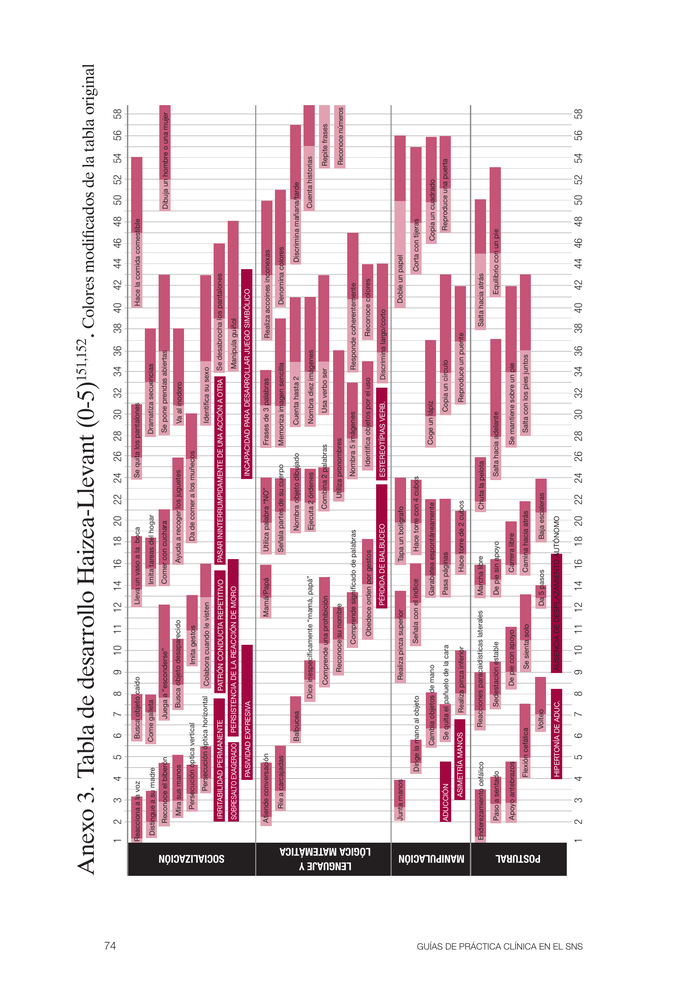
#> input picture tabla_grafica-1.png, 687 x 1000 px, shrunk from 1949 x 2835 before the run, found by its file name
$ python process_haizea_chart.py
#> lines starting #> are read from the running program, lines starting #| are printed output that depends on the picture
#!/usr/bin/env python3
"""
Script para procesar la tabla gráfica Haizea-Llevant del PDF
- Rota la imagen para orientación horizontal
- Extrae la escala de meses del eje X
- Prepara los datos para la representación web
"""

from PIL import Image, ImageDraw, ImageFont, ImageFilter
import json
import os
import sys

def rotate_and_process_table(input_path, output_path):
    """
    Procesa la tabla Haizea-Llevant: la rota y prepara para uso web
    """
    try:
        # Cargar imagen
        print(f"Cargando imagen: {input_path}")
        img = Image.open(input_path)
        print(f"Dimensiones originales: {img.size}")

        # La tabla está en formato vertical, necesitamos rotarla 90 grados para horizontal
        print("Rotando imagen 90 grados para orientación horizontal...")
        rotated_img = img.rotate(-90, expand=True)
        print(f"Nuevas dimensiones: {rotated_img.size}")

        # Guardar imagen rotada
        rotated_img.save(output_path, 'PNG', quality=95)
        print(f"Imagen rotada guardada en: {output_path}")

        # Calcular escala aproximada de meses basada en las dimensiones
        # En la tabla Haizea-Llevant, el rango típico es de 0 a 72 meses
        width, height = rotated_img.size

        # Estimamos que la escala de meses ocupa aprox. 80% del ancho de la imagen
        usable_width = width * 0.8
        margin_left = width * 0.1  # Margen izquierdo aprox.

        # Crear escala de meses (0 a 72 meses)
        max_months = 72
        month_positions = []

        for month in range(0, max_months + 1, 6):  # Cada 6 meses
            x_position = margin_left + (month / max_months) * usable_width
            month_positions.append({
                'month': month,
                'x_position': round(x_position),
                'percentage': round((x_position / width) * 100, 2)
            })

        # Configuración para la visualización web
        chart_config = {
            'image_path': 'tabla_haizea_grafica_horizontal.png',
            'original_dimensions': {
                'width': width,
                'height': height
            },
            'month_scale': {
                'range': [0, max_months],
                'positions': month_positions,
                'usable_width_percent': 80,
                'margin_left_percent': 10
            },
            'areas': {
                'socializacion': {'y_start_percent': 10, 'y_end_percent': 25},
                'lenguaje': {'y_start_percent': 25, 'y_end_percent': 40},
                'motricidad_gruesa': {'y_start_percent': 40, 'y_end_percent': 55},
                'motricidad_fina': {'y_start_percent': 55, 'y_end_percent': 70},
                'resolucion_problemas': {'y_start_percent': 70, 'y_end_percent': 85}
            },
            'legend': {
                'patient_age_line': {
                    'color': '#FF0000',
                    'width': 3,
                    'style': 'solid'
                },
                'percentile_bands': {
                    'p25': '#FFE6E6',
                    'p50': '#FFB3B3',
                    'p75': '#FF8080',
                    'p90': '#FF4D4D'
                }
            }
        }

        return chart_config

    except Exception as e:
        print(f"Error procesando imagen: {e}")
        return None

def create_age_line_overlay(age_months, chart_config, output_path):
    """
    Crea una imagen overlay con la línea vertical de edad
    """
    try:
        width = chart_config['original_dimensions']['width']
        height = chart_config['original_dimensions']['height']

        # Crear imagen transparente para el overlay
        overlay = Image.new('RGBA', (width, height), (255, 255, 255, 0))
        draw = ImageDraw.Draw(overlay)

        # Calcular posición X para la edad del paciente
        margin_left_percent = chart_config['month_scale']['margin_left_percent']
        usable_width_percent = chart_config['month_scale']['usable_width_percent']
        max_months = chart_config['month_scale']['range'][1]

        if age_months > max_months:
            age_months = max_months

        # Calcular posición X
        x_position = (width * margin_left_percent / 100) + \
                    (age_months / max_months) * (width * usable_width_percent / 100)

        # Dibujar línea vertical
        line_color = chart_config['legend']['patient_age_line']['color']
        line_width = chart_config['legend']['patient_age_line']['width']

        draw.line([(x_position, 0), (x_position, height)],
                 fill=line_color, width=line_width)

        # Añadir etiqueta de edad
        try:
            font = ImageFont.load_default()
        except:
            font = None

        text = f"{age_months}m"
        if font:
            bbox = draw.textbbox((0, 0), text, font=font)
            text_width = bbox[2] - bbox[0]
            text_height = bbox[3] - bbox[1]
        else:
            text_width = len(text) * 6
            text_height = 12

        # Posicionar etiqueta
        text_x = x_position - text_width / 2
        text_y = 10

        # Fondo para la etiqueta
        draw.rectangle([text_x - 5, text_y - 2, text_x + text_width + 5, text_y + text_height + 2],
                      fill=(255, 255, 255, 200), outline=(0, 0, 0, 255))

        draw.text((text_x, text_y), text, fill=(0, 0, 0, 255), font=font)

        # Guardar overlay
        overlay.save(output_path, 'PNG')
        print(f"Overlay de edad creado: {output_path}")

        return {
            'overlay_path': output_path,
            'age_months': age_months,
            'x_position': round(x_position),
            'x_percentage': round((x_position / width) * 100, 2)
        }

    except Exception as e:
        print(f"Error creando overlay: {e}")
        return None

def main():
    # Rutas de archivos
    base_path = '/home/arkantu/docker/haizea-llevant'
    input_image = os.path.join(base_path, 'tabla_grafica-1.png')
    output_image = os.path.join(base_path, 'public', 'tabla_haizea_grafica_horizontal.png')
    config_file = os.path.join(base_path, 'public', 'haizea_chart_config.json')

    print("🔄 Procesando tabla gráfica Haizea-Llevant...")

    # Procesar imagen principal
    chart_config = rotate_and_process_table(input_image, output_image)
#> in rotate_and_process_table, img is the input picture: PIL image 687x1000 RGB; mean R, G, B 236.2, 220.6, 225.4
#| Dimensiones originales: (687, 1000)
#> in rotate_and_process_table, `rotated_img = img.rotate(-90, expand=True)`:
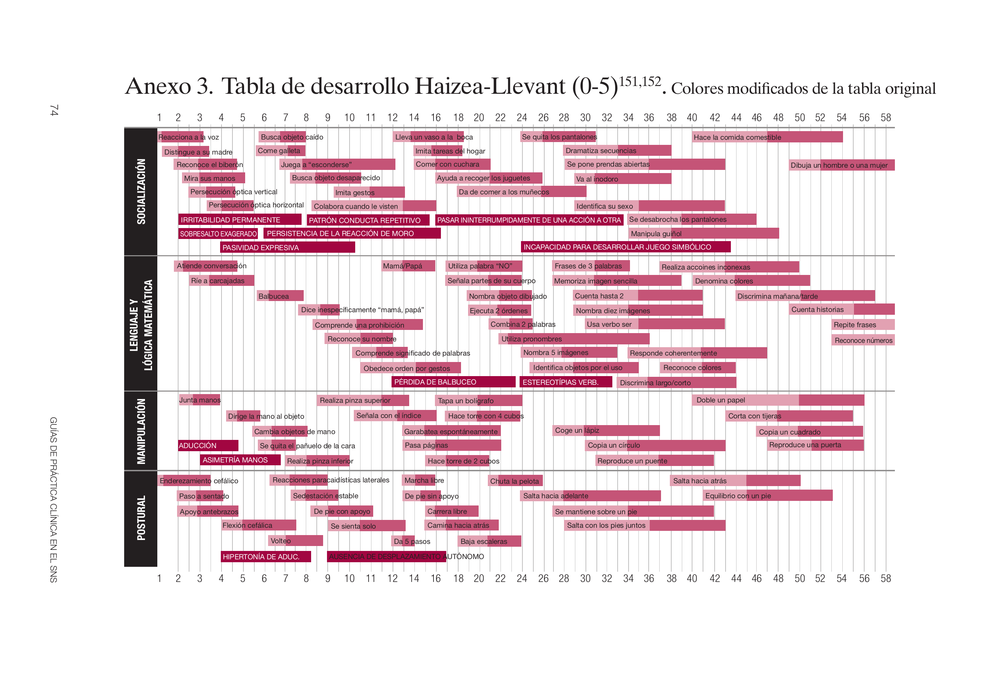
#> rotated_img: PIL image 1000x687 RGB; mean R, G, B 236.2, 220.6, 225.4
#| Nuevas dimensiones: (1000, 687)

    if chart_config:
        # Guardar configuración
        with open(config_file, 'w', encoding='utf-8') as f:
            json.dump(chart_config, f, indent=2, ensure_ascii=False)

        print(f"✅ Configuración guardada en: {config_file}")
        print(f"✅ Imagen horizontal guardada en: {output_image}")
        print("\n📋 Posiciones de meses calculadas:")
        for pos in chart_config['month_scale']['positions']:
            print(f"  {pos['month']}m -> x={pos['x_position']} ({pos['percentage']}%)")

        # Crear ejemplo de overlay para 12 meses
        example_overlay = create_age_line_overlay(
            12, chart_config,
            os.path.join(base_path, 'public', 'age_line_example.png')
        )
#> in create_age_line_overlay, `bbox = draw.textbbox((0, 0), text, font=font)`: bbox = (0, 2, 21, 10)
#> in create_age_line_overlay, `text_width = bbox[2] - bbox[0]`: text_width = 21
#> in create_age_line_overlay, `text_height = bbox[3] - bbox[1]`: text_height = 8
#> in create_age_line_overlay, `text_x = x_position - text_width / 2`: text_x = 222.8
#> in create_age_line_overlay, `overlay.save(output_path, 'PNG')`:
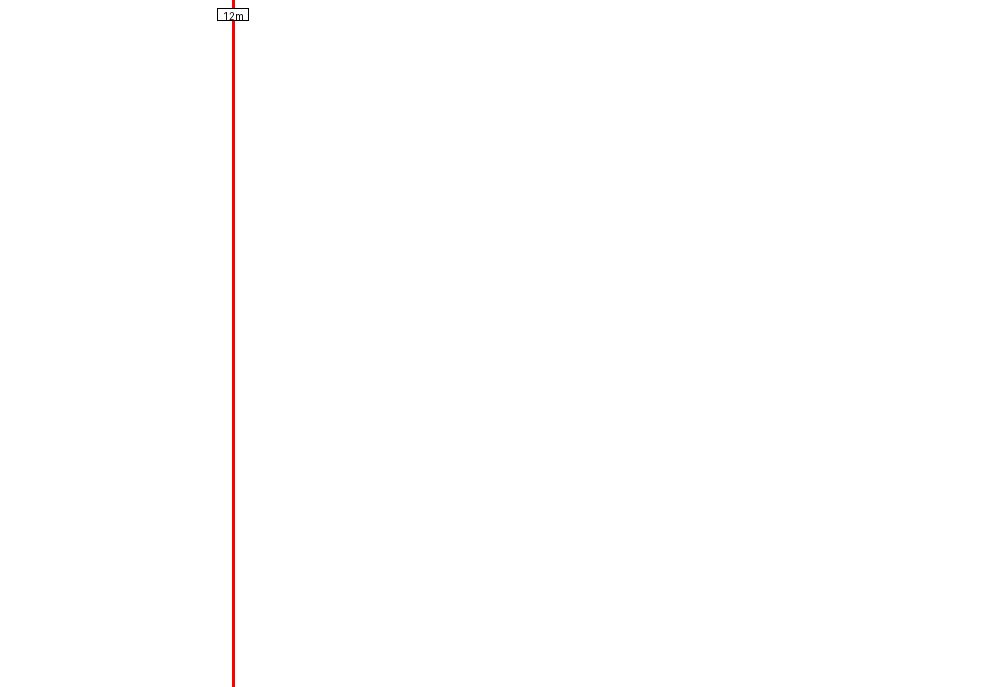
#> saved as age_line_example.png: PIL image 1000x687 RGBA; mean R, G, B, A 255, 254.2, 254.2, 0.9; transparent parts drawn white

        if example_overlay:
            print(f"\n✅ Ejemplo de línea de edad (12m) creado")
            print(f"   Posición X: {example_overlay['x_position']} ({example_overlay['x_percentage']}%)")
#|    Posición X: 233 (23.33%)
    else:
        print("❌ Error procesando la tabla")
        sys.exit(1)

if __name__ == "__main__":
    main()
